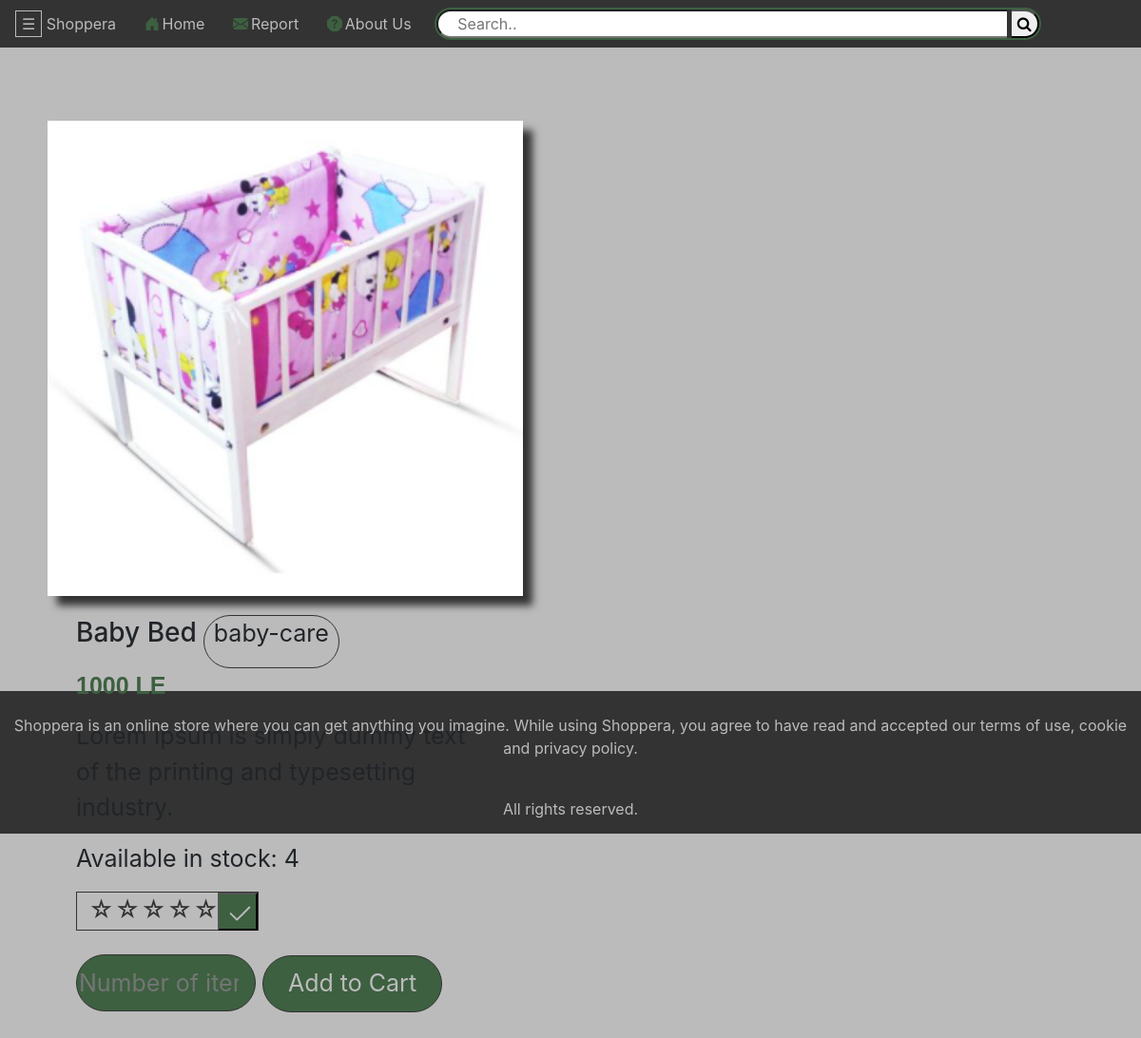
Page /details.php?id=33 on the committed database.
### tables this page shows
CREATE TABLE `products` (
  `id` int(11) NOT NULL,
  `seller_id` int(11) DEFAULT NULL,
  `name` char(225) NOT NULL,
  `description` text NOT NULL,
  `keywords` text NOT NULL,
  `category` varchar(225) NOT NULL,
  `count` int(11) NOT NULL,
  `price` int(11) NOT NULL,
  `image` mediumblob NOT NULL,
  `checked` int(11) NOT NULL DEFAULT '0'
);

### classes/session.php (called while the page is built, shortened)
<?php
class Session{
  public static function get($key)
      {
            if (isset($_SESSION[$key])) {
                return $_SESSION[$key];
            } else {
                return false;
            }
        }
}
 ?>

### includes/class-autoload.inc.php (called while the page is built, shortened)
<?php
function myAutoLoader($className){
  $url = $_SERVER['HTTP_HOST'] . $_SERVER['REQUEST_URI'];
  if(strpos($url, 'includes') !== false){
    $path = '../classes/';
  }else{
    $path = 'classes/';
  }
  $extension = '.php';
}

### classes/db.php (called while the page is built, shortened)
<?php
class db{
  private $host = "localhost";
  private $user = "proj";
  private $pwd = "zap";
  private $dbName = "eCommerce";
  public function connect(){
    $dsn = 'mysql:host=' . $this->host . ';dbname=' . $this->dbName;
    $pdo = new PDO($dsn, $this->user, $this->pwd);
    $pdo->setAttribute(PDO::ATTR_ERRMODE, PDO::ERRMODE_EXCEPTION);
    $pdo->setAttribute(PDO::ATTR_DEFAULT_FETCH_MODE, PDO::FETCH_ASSOC);
    return $pdo;
  }
}

### classes/Controller.php (called while the page is built, shortened)
<?php
class Controller{
public static function getProductBy($bywhat,$theValue){
  $mPDO=new db();
  $q='SELECT * FROM `products` WHERE ' . $bywhat . ' = ' . $theValue;
  $prepare=$mPDO->connect()->prepare($q);
  $prepare->execute();
  $r=$prepare->fetch(PDO::FETCH_ASSOC);
  if($r){
 $product=new Product($r['id'],$r['name'],$r['category'],
$r['price'],$r['count'],$r['image'],$r['keywords'],$r['description']);
return $product;
}
else{
  return false;
}
}
}

### classes/product.php (called while the page is built, shortened)
<?php
class Product {
private $name;
private $price;
private $description;
private $img;
private $category;
private $count;
public function __construct($id = null,$name = null,$category = null,$price = null,$count = null,
$img = null,$keywords = null,$description = null){
  if($id != null || $name != null || $category != null || $price != null || $count != null ||
  $img != null || $keywords != null || $description != null)
  {
    $this->name=$name;
    $this->price=$price;
    $this->count=$count;
    $this->img=$img;
    $this->description=$description;
    $this->category=$category;
  }
}
public function getName(){
  return $this->name;
}
public function getPrice(){
  return $this->price;
}
public function getImage(){
  return $this->img;
}
public function getCategory(){
  return $this->category;
}
public function getCount(){
  return $this->count;
}
public function getDescription(){
  return $this->description;
}
}

### details.php (the view, shortened to what this page needs)
<?php
include ("includes/prodFun.php");
 ?>
 <!DOCTYPE html>
 <html>
 <head>
   <link rel="stylesheet" href="https://cdn.jsdelivr.net/npm/bootstrap@4.5.3/dist/css/bootstrap.min.css">
   <link rel="stylesheet" href="https://cdnjs.cloudflare.com/ajax/libs/font-awesome/4.7.0/css/font-awesome.min.css">
   <link rel="stylesheet" type="text/css" href="css/Description Page.css?<?php echo time();?>">
   <link rel="stylesheet" href="css/Header.css?<?php echo time();?>">
 </head>
 <body>
<body>
  <?php if(Session::get('seller_id')){
    include ("Seller_Header.php");}
    else {
      include ("Header.php");
    }
     ?>
  <?php
  $pid = $_GET['id'];
  $product = Controller::getProductBy('id',$pid);
  ?>
  <div class="content">
    <div class="product-image">
    <?php echo '<img src="images/'.$product->getImage().'" />'; ?>
    </div>
    <div class="product-desc">
      <h3 class="product-title"><?php echo ($product->getName())?></h3>
      <div class="categ">
        <p><?php echo ($product->getCategory())?></p>
      </div>
      <p class="price"><?php echo ($product->getPrice())?> LE</p>
      <div class="description">
        <p><?php echo ($product->getDescription())?></p>
      </div>
      <div>
          <p class="available">Available in stock: </p>
          <p class="items-no"><?php echo($product->getCount())?></p>
      </div>
      <?php if(!Session::get('seller_id')){ ?>
      <div class="txt-center">
        <form class="stars" method="post" action="includes/productController.php">
          <div class="rating">
            <label for="star5">☆</label>
            <label for="star4">☆</label>
            <label for="star3">☆</label>
            <label for="star2">☆</label>
            <label for="star1">☆</label>
          </div>
          <div class="rate">
            <button class="rate-btn" type="submit" name="rate">
              <svg id="svg1" xmlns="http://www.w3.org/2000/svg" width="30px" height="30px" fill="currentColor" class="bi bi-check2" viewBox="0 0 16 16">
              <path d="M13.854 3.646a.5.5 0 0 1 0 .708l-7 7a.5.5 0 0 1-.708 0l-3.5-3.5a.5.5 0 1 1 .708-.708L6.5 10.293l6.646-6.647a.5.5 0 0 1 .708 0z"/>
              </svg>
            </button>
          </div>
        </form>
      </div>
      <?php
      if(Session::logged()){
      $arr = Customer::get_search_history_array(Session::get('customer_id'));
      if(count($arr)!=1){
       ?>
  <div class="rec-section">
    <p>Recommended For You</p>
  </div>
   <div class="cards-center">
  <div class="total">
  <?php displayRecommended(1); ?>
  </div>
  </div>
<?php } }}?>
<?php include("Footer.php")?>
</body>
</html>

### css/Description Page.css (style rules this page uses)
body { background-color: #BBB; width: 100%; overflow-x: hidden; }
.content { margin: 50px 50px 100px 50px; height: 500px; width: 80%; text-align: left; }
.product-image img { width: 100%; height: 100%; }
.product-image { float: left; width: 500px; height: 500px; display: inline-block; box-shadow: 10px 10px 8px #333; clear:both; }
.product-desc { width: 50%; height: 90%; padding: 0 30px; margin-top:20px; display: inline-block; text-align: left; font-size: 25px; }
.product-title { display: inline-block; }
.price { color:rgb(61,96,64); font-family: "Lucida Handwriting", Arial; font-weight: bold; font-size: 25px; }
.categ { width: auto; height: auto; padding: 0px 10px 0px 10px; display: inline-block; text-align: center; border: 1px solid #333; border-radius: 50px; }
.description { word-wrap:break-word; }
.available,.items-no { display: inline-block; }
.txt-center { text-align: left; width: 192px; height: 41px; border:1px solid #333; }
.rate-btn { width: 42px; height: 40px; float: right; background-color: rgb(61,96,64); color: #BBB; clear: both; }
.rate { width: 40px; display: inline-block; text-align: center; }
#svg1 { margin: auto; padding: auto; color: #BBB; }
.rating { width: 150px; height: 40px; float: left; display: inline-block; unicode-bidi: bidi-override; clear: both; }
.rating > label { height: 50px; float: right; padding: 0; margin: 0; position: relative; width: 1.1em; cursor: pointer; color: #333; }
label { font-size: 25px; }

### css/Header.css (style rules this page uses)
svg { margin-top:0px; margin-left: 5px; margin-right: 3px; padding-right:0px; color: rgb(61,96,64); display: inline-block; }

### rows in the picture
products: image (picture), name "Baby Bed", category "baby-care", price "1000", description "Lorem Ipsum is simply dummy text of the printing and typesetting industry.", count "4"
